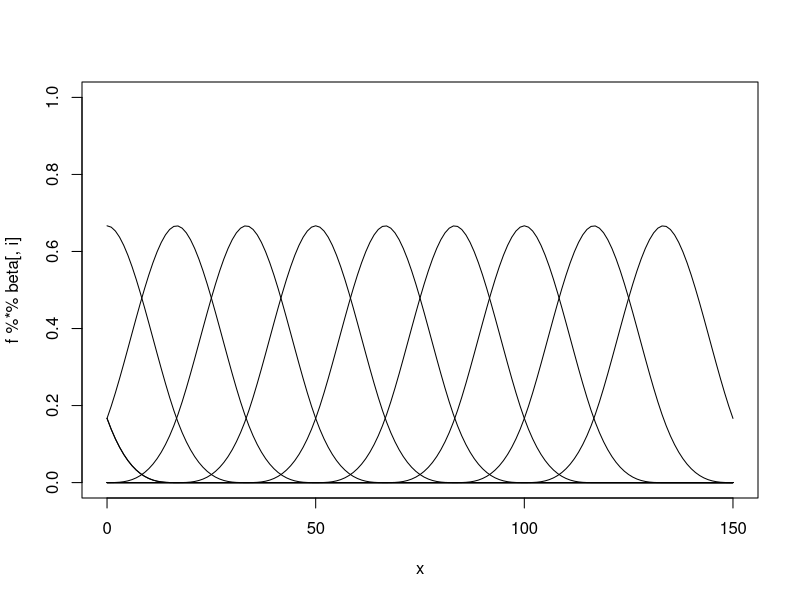
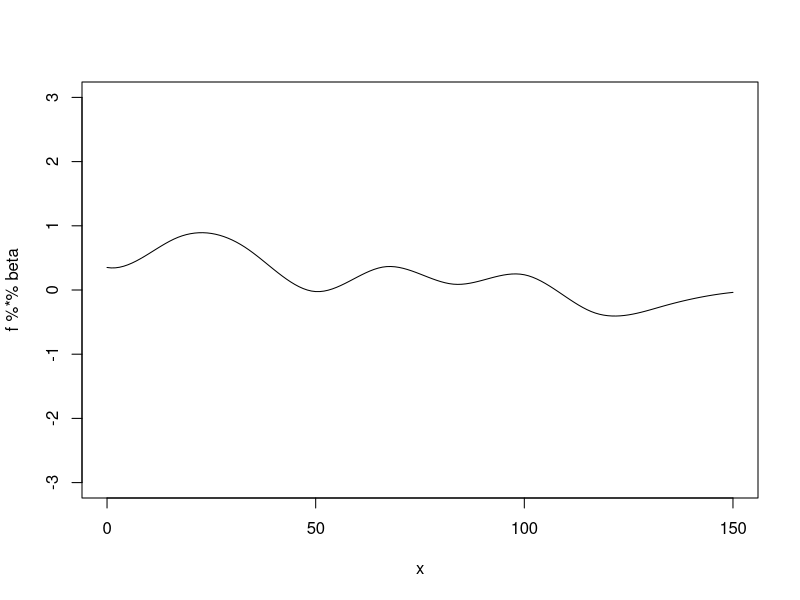
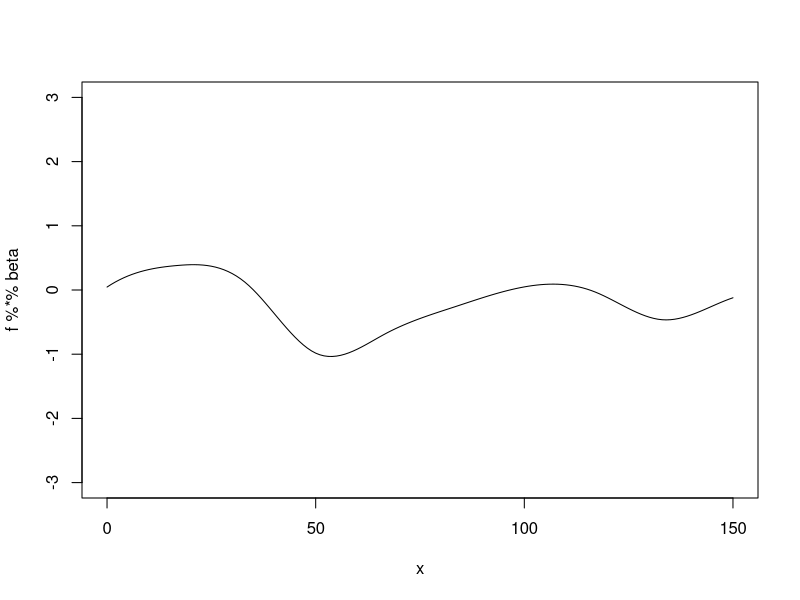
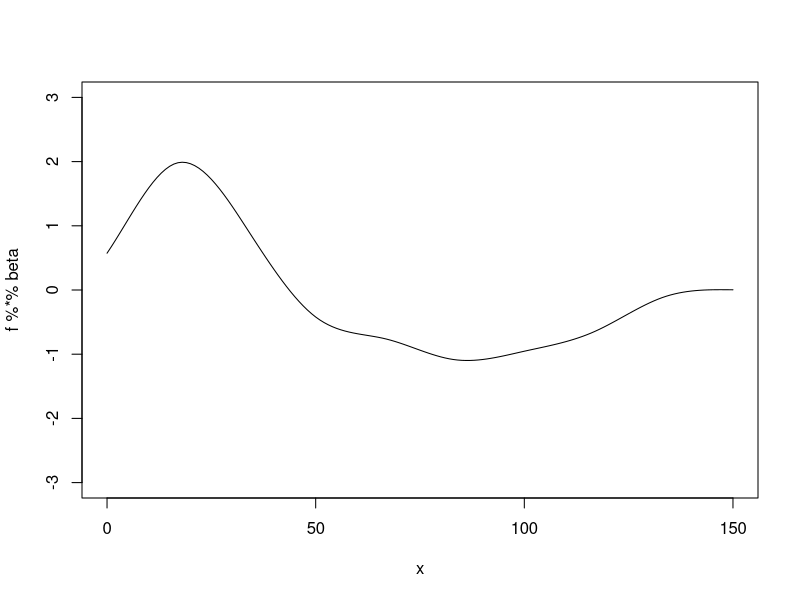
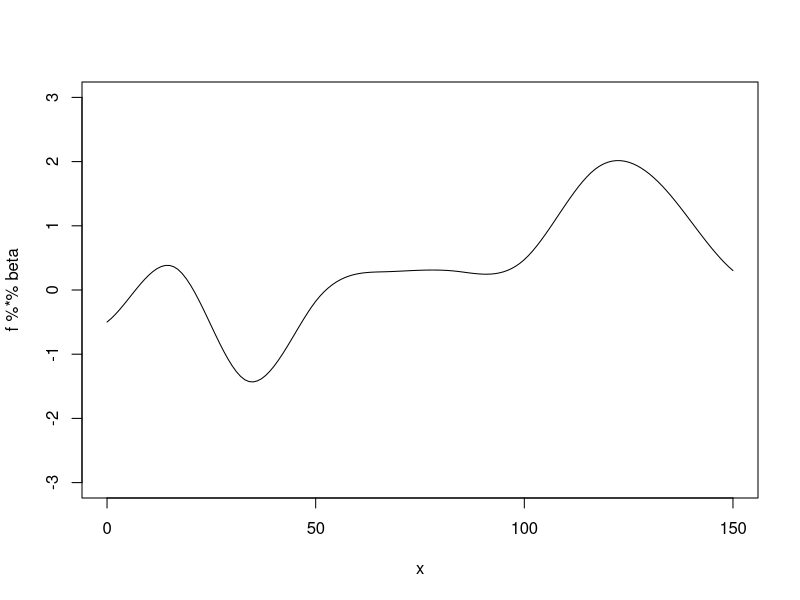
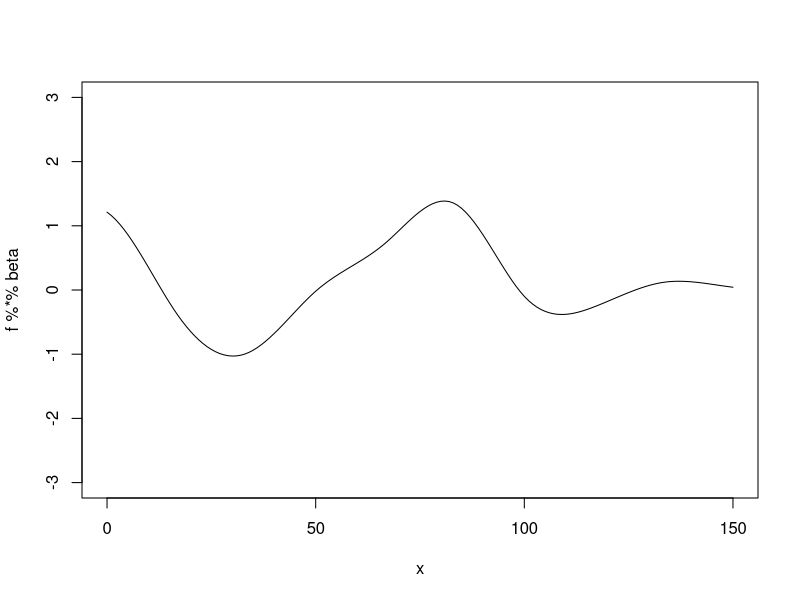
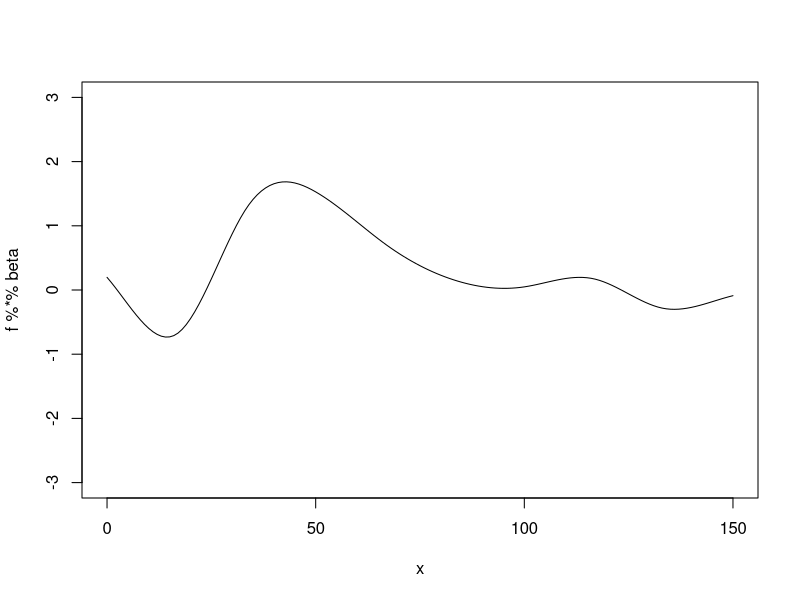
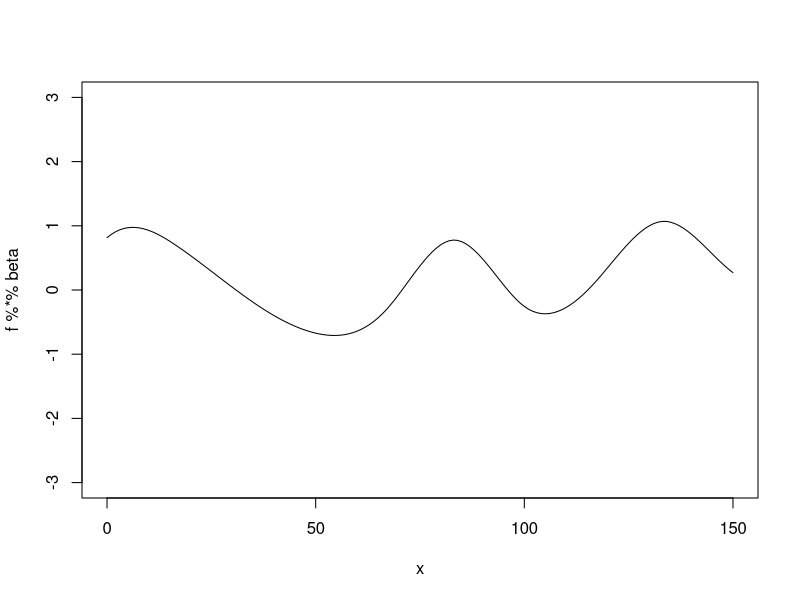

R code for these plots, in order:
#write R and Jags code to implement p-splines based on description in Wood 2017,
#  pp. 204-206
library(mgcv)

#calculate basis, p. 205 in Wood.
bspline <- function(x, k, i, m=2)
{
  if(m==-1) {
    res <- as.numeric(x<k[i+1]&x>=k[i])
  } else {
    z0 <- (x-k[i])/(k[i+m+1]-k[i])
    z1 <- (k[i+m+2]-x)/(k[i+m+2]-k[i+1])
    res <- z0*bspline(x,k,i,m-1)+z1*bspline(x,k,i+1,m-1)
  }
  res
}

#try plotting the p-spline basis
# knot number, must be k + m + 2 with
# m + 1 the order of the basis, e.g., m = 2 for a cubic spline
# must define m+1 first and last knots outside the range of prediction
# see Wood, 2017, p. 204.
# ice range is 0 to 150, so we need to define knots < 0 and > 150
# if m = 2, then we need 3 knots < 0 and 3 > 150. 
# they should be equal spacing as the 'interior knots' in the range we care 
# about (i think this is needed)
k = 10 #number of knots in range of data we care about
m = 2 #order of basis
kp <- seq(0, 150, length=k)
kp <- c(-((m+1):1)*kp[2]+kp[1], kp, (1:(m+1))*kp[2]+kp[k])

x <- seq(0, 150, by=1)
f<- matrix(0, length(x), k)
for( i in 1:k){
  f[,i] <- bspline(x,k=kp, i=i, m=2)
}

beta <- diag(k) #matrix(c(0,0,0,0,1,0,0,0,0,0), k, 1) #rep(1, k), k, 1) #rnorm(n=k)
for(i in 1:10){
  if(i==1) plot(x, f%*%beta[,i], type="l", ylim=c(0, 1))
  lines(x, f%*%beta[,i])
}
#try random betas
for(i in 1:60){
beta <- matrix(rnorm(n=k), k, 1)
plot(x, f%*%beta, type="l", ylim=c(-3, 3))
Sys.sleep(1)
}

################################################################################
################################################################################
# now can we implement it in JAGS?
ext.sea.ice <- read.csv("input_data/extreme.sea.ice.csv", header = T)
# year is winter year (Nov - Apr)
ice.data <- ext.sea.ice[ext.sea.ice$year >= 1992 & ext.sea.ice$year <= 2016,]
ice.data <- ice.data$ice.obs
max.ice <- (181 - mean(ice.data)) / sd(ice.data)  #max.ice is the upper bound on the ice covariate
min.ice <- (0 - mean(ice.data)) / sd(ice.data)  #min.ice is the lower bound on the ice covariate
ice.data <- (ice.data-mean(ice.data)) / sd(ice.data)

#make data for GAM, transform ice covariate to cubic spline regression basis functions
#get example file for IPM
#ignore random effect
#change data set to match IPM
mu <- -0.1*ice.data^2 + rnorm(length(ice.data), 0, 0.1)
y <- rbinom(length(ice.data), 1, prob=plogis(mu))
df=data.frame(y=y, ice=ice.data)
#augment data to include min and max value of ice covariate, this "sorta worked, hard to converge, 
#strange behavior beyond range, lambda seen to reture prior
#df=data.frame(y=c(y, 0, 0), ice=c(ice.data, min.ice, max.ice)) 
#so basis functions span this range.
gam.data <- mgcv::jagam(y~s(ice, k=5, bs='ps', m=c(2,2))-1, family=binomial, data = df, file="test_gam.txt")

cat(file = "p_spline.jags", "
model {
  eta <- X %*% b ## linear predictor
  for (i in 1:n) { mu[i] <-  ilogit(eta[i]) } ## expected response
  for (i in 1:n) { y[i] ~ dbin(mu[i],w[i]) } ## response 
  ## prior for s(ice)... 
  K1 <- S1[1:4,1:4] * lambda[1]  + S1[1:4,5:8] * lambda[2]
  b[1:4] ~ dmnorm(zero[1:4],K1) 
  ## smoothing parameter priors CHECK...
  for (i in 1:2) {
    lambda[i] ~ dgamma(.05,.005)
    rho[i] <- log(lambda[i])
  }
}
")
